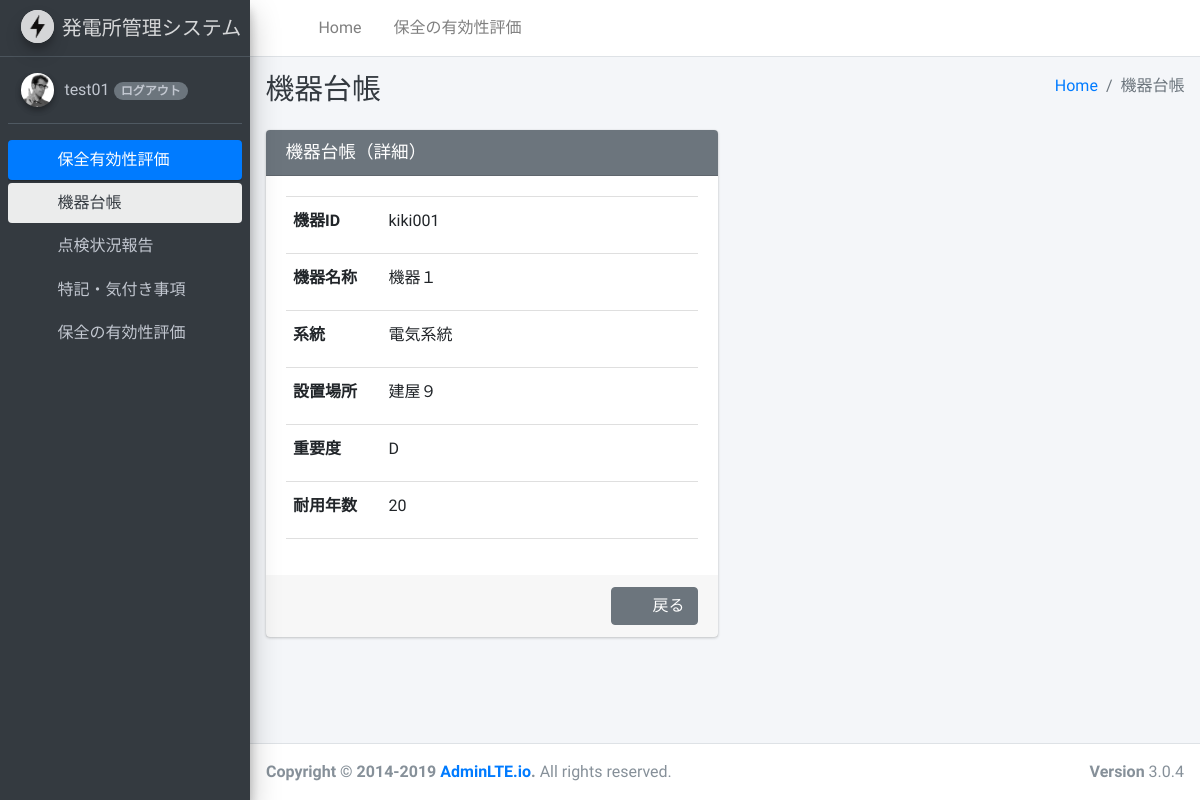
Page /kiki/1/ (signed in) on the committed database.
### kiki/models.py (models this page shows, shortened)
class Kiki(models.Model):
    kiki_id = models.CharField(verbose_name="機器ID", max_length=10)
    kiki_name = models.CharField(verbose_name="機器名称", max_length=30)
    keito = models.CharField(verbose_name="系統", max_length=30)
    settibasho = models.CharField(verbose_name="設置場所", max_length=30)
    juyodo = models.CharField(verbose_name="重要度", max_length=1,
                              validators=[RegexValidator(r'^[A-D]*$', 'A～Dが範囲です')])
    nensu = models.IntegerField(verbose_name="耐用年数", default=1,
                                validators=[check_nensu])

### kiki/views.py (the view)
# urls.py: path('<int:pk>/', views.KikiDetail.as_view(), name='detail'),
class KikiDetail(DetailView):
    model = Kiki

### templates/kiki/kiki_detail.html
{% extends 'base.html' %}
{% block content %}
<!DOCTYPE html>
<div class="content-wrapper">
    {% include './kiki_content_header.html' %}
    <section class="content">
        <div class="container-fluid">
            <div class="row">
                <div class="col-md-6">
                    <div class="card card-secondary">
                        <div class="card-header">
                            <h3 class="card-title">機器台帳（詳細）</h3>
                        </div>
                        <div class="card-body">
                            <ul class="list-group list-group-unbordered mb-3">
                              <li class="list-group-item">
                                  <label class="col-md-3">機器ID</label>{{ kiki.kiki_id }}</li>
                              <li class="list-group-item">
                                  <label class="col-md-3">機器名称</label>{{ kiki.kiki_name }}</li>
                              <li class="list-group-item">
                                  <label class="col-md-3">系統</label>{{ kiki.keito }}</li>
                              <li class="list-group-item">
                                  <label class="col-md-3">設置場所</label>{{ kiki.settibasho }}</li>
                              <li class="list-group-item">
                                  <label class="col-md-3">重要度</label>{{ kiki.juyodo }}</li>
                              <li class="list-group-item">
                                  <label class="col-md-3">耐用年数</label>{{ kiki.nensu }}</li>
                            </ul>
                        </div>
                        <div class="card-footer">
                            <button type=“button” class="btn btn-secondary float-right"
                                onclick="location.href='/kiki/'"><i class="fas fa-list"></i>　戻る</button>
                        </div>
                    </div>
                </div>
            </div>
        </div>
    </section>
</div>
{% endblock content %}

### templates/base.html (shortened to what this page needs)
{% load staticfiles %}
<!DOCTYPE html>
<html>
<head>
  <link rel="stylesheet" href="{% static 'AdminLTE-3.0.4/plugins/fontawesome-free/css/all.min.css' %}">
  <link rel="stylesheet" href="https://code.ionicframework.com/ionicons/2.0.1/css/ionicons.min.css">
  <link rel="stylesheet" href="{% static 'AdminLTE-3.0.4/plugins/tempusdominus-bootstrap-4/css/tempusdominus-bootstrap-4.min.css' %}">
  <link rel="stylesheet" href="{% static 'AdminLTE-3.0.4/plugins/icheck-bootstrap/icheck-bootstrap.min.css' %}">
  <link rel="stylesheet" href="{% static 'AdminLTE-3.0.4/plugins/jqvmap/jqvmap.min.css' %}">
  <link rel="stylesheet" href="{% static 'AdminLTE-3.0.4/dist/css/adminlte.min.css' %}">
  <link rel="stylesheet" href="{% static 'AdminLTE-3.0.4/plugins/overlayScrollbars/css/OverlayScrollbars.min.css' %}">
  <link rel="stylesheet" href="{% static 'AdminLTE-3.0.4/plugins/daterangepicker/daterangepicker.css' %}">
  <link rel="stylesheet" href="{% static 'AdminLTE-3.0.4/plugins/summernote/summernote-bs4.css' %}">
  <link rel="stylesheet" href="{% static 'AdminLTE-3.0.4/plugins/datatables-bs4/css/dataTables.bootstrap4.min.css' %}">
  <link rel="stylesheet" href="{% static 'AdminLTE-3.0.4/plugins/datatables-responsive/css/responsive.bootstrap4.min.css' %}">
</head>
<body class="hold-transition sidebar-mini layout-fixed">
<div class="wrapper">
  <nav class="main-header navbar navbar-expand navbar-white navbar-light">
    <ul class="navbar-nav">
      <li class="nav-item">
        <a class="nav-link" data-widget="pushmenu" href="#" role="button"><i class="fas fa-bars"></i></a>
      </li>
      <li class="nav-item d-none d-sm-inline-block">
        <a href="/" class="nav-link">Home</a>
      </li>
      <li class="nav-item d-none d-sm-inline-block">
        <a href="/" class="nav-link">保全の有効性評価</a>
      </li>
    </ul>
  </nav>
  <aside class="main-sidebar sidebar-dark-primary elevation-4">
    <a href="/" class="brand-link">
      <img src="{% static 'img/Logo_kaminari.jpg' %}" alt="AdminLTE Logo" class="brand-image img-circle elevation-3"
           style="background-color:white; opacity: .8">
      <span class="brand-text font-weight-light">発電所管理システム</span>
    </a>
    <div class="sidebar">
      <div class="user-panel mt-3 pb-3 mb-3 d-flex">
        {% if user.is_authenticated %}
          <div class="image">
            <img src="{% static 'AdminLTE-3.0.4/dist/img/user2-160x160.jpg' %}" class="img-circle elevation-2" alt="User Image">
          </div>
          <div class="info">
            <a class="d-inline">{{ user.get_username }} </a>
            <a class="badge badge-pill badge-secondary" href="{% url 'accounts:logout' %}">ログアウト</a>
          </div>
        {% endif %}
      </div>
      <nav class="mt-2">
        <ul class="nav nav-pills nav-sidebar flex-column" data-widget="treeview" role="menu" data-accordion="false">
          <li class="nav-item has-treeview menu-open">
            <a href="#" class="nav-link active">
              <i class="nav-icon fas fa-tachometer-alt"></i>
              <p>
                保全有効性評価
                <i class="right fas fa-angle-left"></i>
              </p>
            </a>
            <ul class="nav nav-treeview">
              <li class="nav-item">
                <a href="#" class="nav-link active">
                  <i class="far fa-circle nav-icon"></i>
                  <p>機器台帳</p>
                </a>
              </li>
              <li class="nav-item">
                <a href="#" class="nav-link">
                  <i class="far fa-circle nav-icon"></i>
                  <p>点検状況報告</p>
                </a>
              </li>
              <li class="nav-item">
                <a href="#" class="nav-link">
                  <i class="far fa-circle nav-icon"></i>
                  <p>特記・気付き事項</p>
                </a>
              </li>
              <li class="nav-item">
                <a href="#" class="nav-link">
                  <i class="far fa-circle nav-icon"></i>
                  <p>保全の有効性評価</p>
                </a>
              </li>
            </ul>
          </li>
        </ul>
      </nav>
    </div>
  </aside>
    {% block content %}{% endblock %}
  <footer class="main-footer">
    <strong>Copyright &copy; 2014-2019 <a href="http://adminlte.io">AdminLTE.io</a>.</strong>
    All rights reserved.
    <div class="float-right d-none d-sm-inline-block">
      <b>Version</b> 3.0.4
    </div>
  </footer>
</div>
</body>
</html>

### rows in the picture
Kiki: kiki_id "kiki001", kiki_name "機器１", keito "電気系統", settibasho "建屋９", juyodo "D", nensu "20"

### other values in the picture
{{ user.get_username }} "test01"
